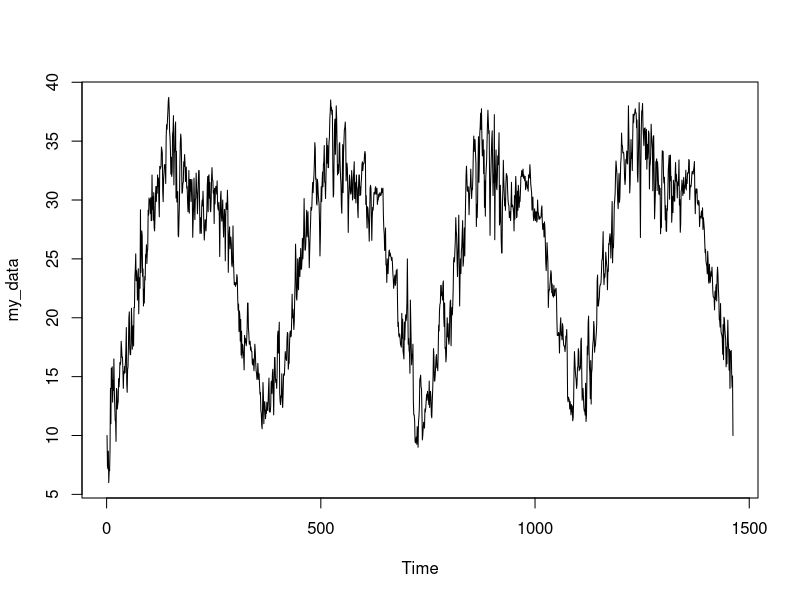
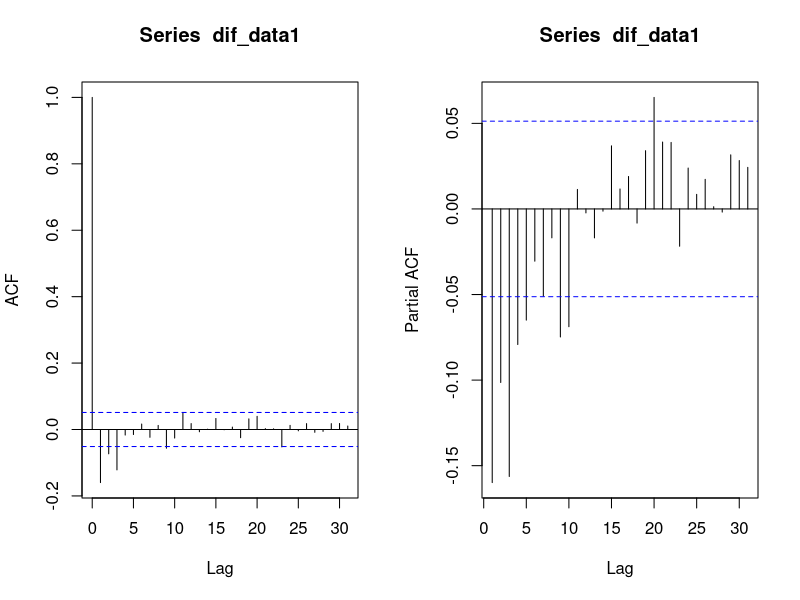
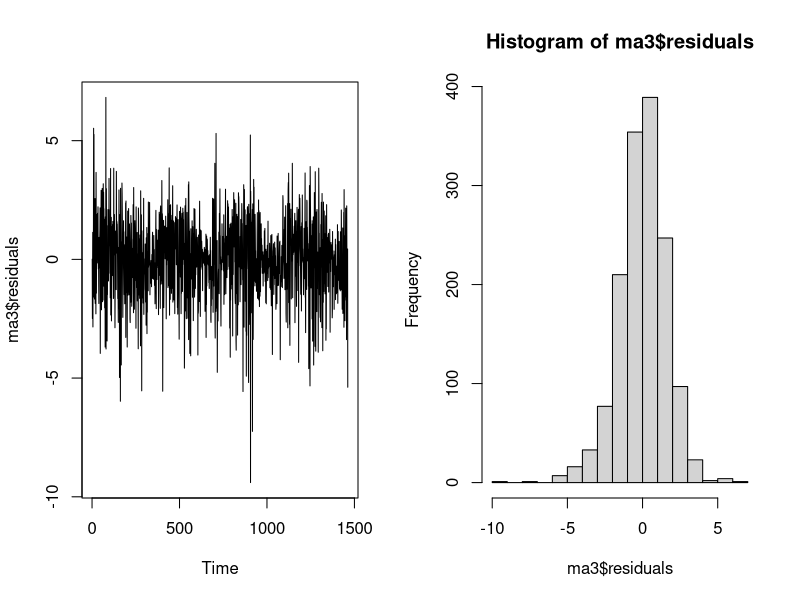
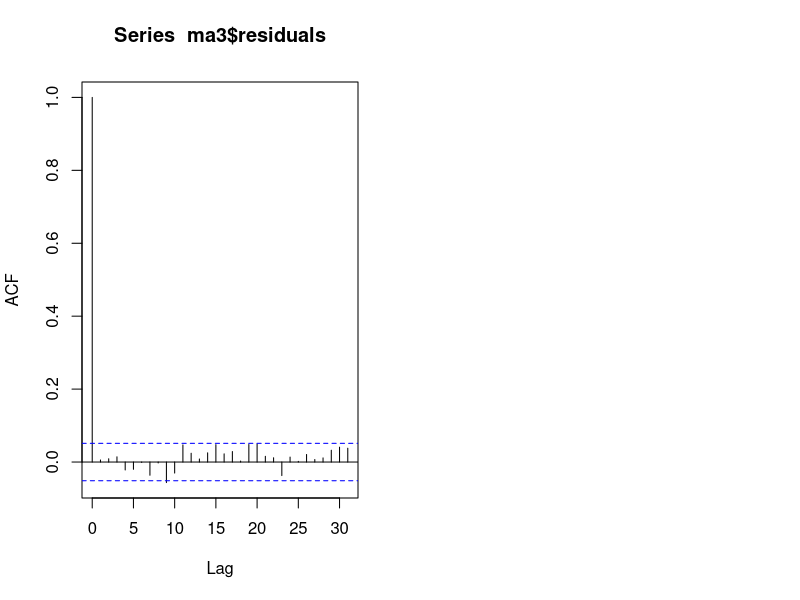

Source code (R) for these figures, in order:
## ---- chunk 1
setwd("~/Desktop/Spring 2024/Time Series/Project")
data<-read.csv("Final Data.csv")
my_data<-data[,2]
head(my_data)
## ---- chunk 2
plot.ts(my_data)

## ---- chunk 3
library(urca)
df1<-ur.df(my_data,type="none",lags=1)
summary(df1)
## ---- chunk 4
dif_data1<-diff(my_data, diff=1)
## ---- chunk 5
df1new<-ur.df(dif_data1,type="none",lags=1)
summary(df1new)
## ---- chunk 6
library(tseries)
df2<-adf.test(dif_data1,k=1)
df2
## ---- chunk 7
par(mfrow=c(1,2))
acf(dif_data1)
pacf(dif_data1)
## ---- chunk 8
ma3<-arima(my_data, order=c(0,1,3))
ma3
## ---- chunk 9
arma11<-arima(my_data,order=c(1,1,1))
arma11
## ---- chunk 10
plot.ts(ma3$residuals)
## ---- chunk 11
hist(ma3$residuals)
## ---- chunk 12
acf(ma3$residuals)
## ---- chunk 13
Box.test(ma3$residuals,lag=20,fitdf = 3)
## ---- chunk 14
data<-read.csv("Final Data.csv")
my_data2<-data[1:1460,2]
head(my_data2)
## ---- chunk 15
library(forecast)
fit <- Arima(my_data2, order=c(0,1,3))
forecasts <- forecast(fit, h=2)
forecasts
## ---- chunk 16
forecasted_values <- c(14.61767 , 15.05462)
actual_values <-c(15.05263158, 10)
errors = abs(actual_values - forecasted_values)
errors 

